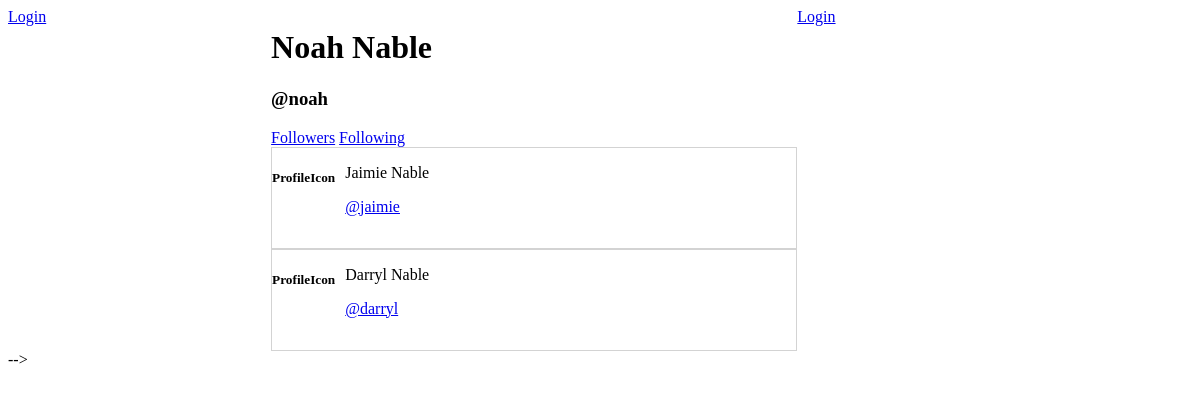
/followers/3/, run on the app's committed database.
### base/models.py (models this page shows, shortened)
class Follower(models.Model):
    user = models.ForeignKey(User, on_delete=models.CASCADE, null=False, related_name="followed")
    follower = models.ForeignKey(User, on_delete=models.SET_NULL, null=True, related_name="follower")
    when = models.DateTimeField(auto_now=True)

### base/views.py (the view)
# urls.py: path('followers/<str:pk>/', views.followers, name="followers"),
def followers(request, pk):
    user = User.objects.get(id = pk)
    fullName = user.get_full_name()
    followers = Follower.objects.filter(user = user)
    context = {'user': user, 'fullName': fullName, 'usersToDisplay': followers}
    return render(request, 'base/followers.html', context)

### base/templates/base/followers.html (shortened to what this page needs)
{% extends 'main.html' %}
{% block content %}
<div>
    <h1>{{fullName}}</h1>
    <h3>@{{user.username}}</h3>
    <div id="follower-filter">
        <a href="{% url 'followers' user.id %}">Followers</a>
        <a href="{% url 'following' user.id %}">Following</a>
    </div>
    {% for follower in usersToDisplay %}
    <div id="feed">
        <div>
            <h5>ProfileIcon</h5>
        </div>
        <div>
            <p>{{follower.follower.first_name}} {{follower.follower.last_name}}</p>
            <a href="{% url 'userProfile' follower.follower.id %}">@{{follower.follower.username}}</a>
        </div>
    </div>
    {% endfor %}
</div>
{% endblock content %}

### static/styles/main.css (style rules this page uses)
.container { display: grid; grid-template-columns: 2fr 4fr 3fr; }
#feed { display: grid; grid-template-columns: 1fr 10fr; border: 1px solid lightgray; min-height: 100px; }
#feed h5 { margin-right: 10px; }

### data on the page
Follower: follower.first_name "Jaimie", follower.last_name "Nable", follower.username "jaimie"
Follower: follower.first_name "Darryl", follower.last_name "Nable", follower.username "darryl"

### other printed values
{{ fullName }} "Noah Nable"
{{ user.username }} "noah"
